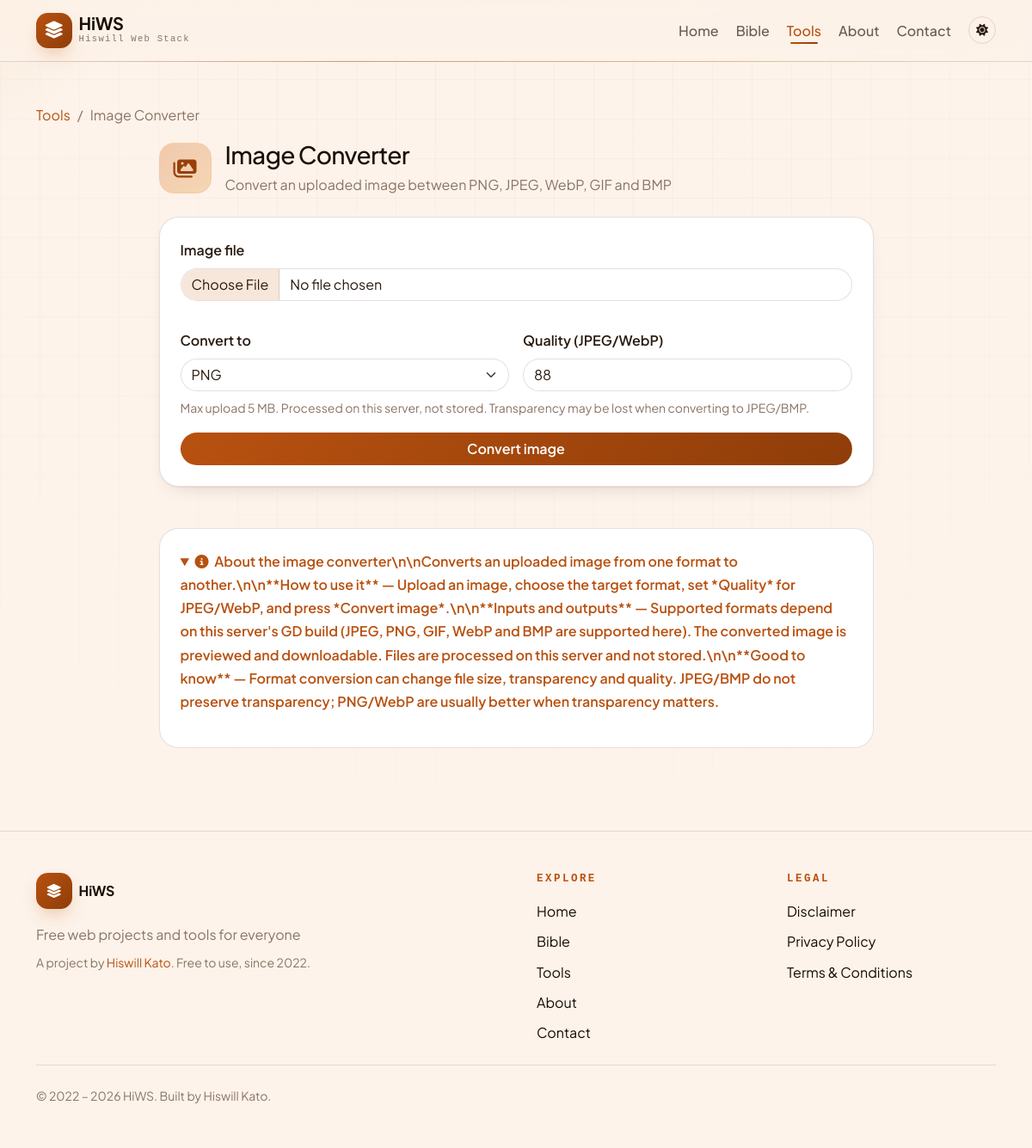
Page /tools/image-converter.php on the committed database.
### tables this page shows
CREATE TABLE `tools` (
  `id` int NOT NULL AUTO_INCREMENT,
  `title` varchar(100) NOT NULL DEFAULT 'Untitled',
  `description` text NOT NULL,
  `keywords` text NOT NULL,
  `info` text NOT NULL,
  `url` varchar(50) NOT NULL,
  `icon` varchar(50) NOT NULL DEFAULT 'question-circle',
  `category` varchar(50) NOT NULL DEFAULT 'Uncategorized',
  `status` int NOT NULL DEFAULT '1',
  PRIMARY KEY (`id`),
  UNIQUE KEY `title` (`title`)
);

### app/db.php (called while the page is built, shortened)
<?php
try {
    $conn = new mysqli(DB_HOST, DB_USER, DB_PASS, DB_NAME);
} catch (mysqli_sql_exception) {
    $conn = null;
}
$conn->set_charset('utf8mb4');
function db(): mysqli
{
    global $conn;
    return $conn;
}

### app/data.php (called while the page is built, shortened)
<?php
function tool(string $url): ?array
{
    $statement = db()->prepare(
        'SELECT title, description, keywords, icon, info FROM tools WHERE url = ? AND status = 1 LIMIT 1'
    );
    $statement->bind_param('s', $url);
    $statement->execute();
    return $statement->get_result()->fetch_assoc() ?: null;
}

### app/parts/tool.php (the view, shortened to what this page needs)
    <?php
require __DIR__ . '/header.php';
?>
<section class="container py-5">
    <nav aria-label="breadcrumb">
        <ol class="breadcrumb">
            <li class="breadcrumb-item"><a href="<?= url('tools') ?>">Tools</a></li>
            <li class="breadcrumb-item active" aria-current="page"><?= e($tool['title']) ?></li>
        </ol>
    </nav>
    <div class="row justify-content-center">
        <div class="col-lg-9">
            <div class="d-flex align-items-center gap-3 mb-4">
                <span class="badge bg-primary-subtle text-primary-emphasis rounded-3 p-3 fs-4">
                    <?= mark($tool['icon']) ?>
                </span>
                <div>
                    <h1 class="h3 mb-1"><?= e($tool['title']) ?></h1>
                    <p class="text-body-secondary mb-0"><?= e($tool['description']) ?></p>
                </div>
            </div>

### app/parts/explain.php (shortened to what this page needs)
<?php
if (trim((string) $tool['info']) !== '') {
    $lines = preg_split('/\R/', trim($tool['info']), 2);
    $summary = trim(ltrim($lines[0], "# \t"));
    ?>
    <details class="mt-5 bg-body border rounded-4 p-4" open>
        <summary class="fw-semibold text-primary">
            <?= icon('fa-solid fa-circle-info me-1') ?> <?= e($summary) ?>
        </summary>
        <div class="pt-3 text-body-secondary">
        </div>
    </details>
    <?php
}
?>
        </div>
    </div>
</section>
<?php require __DIR__ . '/footer.php';

### rows in the picture
tools: title "Image Converter", description "Convert an uploaded image between PNG, JPEG, WebP, GIF and BMP", info "About the image converter\\n\\nConverts an uploaded image from one format to another.\\n\\n**How to use it** — Upload an image, choose the target format, set *Quality* for JPEG/WebP, and press *Convert image*.\\n\\n**Inputs and outputs** — Supported formats depend on this server's GD build (JPEG, PNG, GIF, WebP and BMP are supported here). The converted image is previewed and downloadable. Files are processed on this server and not stored.\\n\\n**Good to know** — Format conversion can change file size, transparency and quality. JPEG/BMP do not preserve transparency; PNG/WebP are usually better when transparency matters."

### other values in the picture
SITE_NAME "HiWS"
SITE_FULL_NAME "Hiswill Web Stack"
$nav[$key]['label'] "Home"
$nav[$key]['label'] "Bible"
$nav[$key]['label'] "Tools"
$nav[$key]['label'] "About"
$nav[$key]['label'] "Contact"
SITE_TAGLINE "Free web projects and tools for everyone"
SITE_YEAR "2022"
$legal[$key] "Disclaimer"
$legal[$key] "Privacy Policy"
$legal[$key] "Terms & Conditions"
form field format "PNG"
